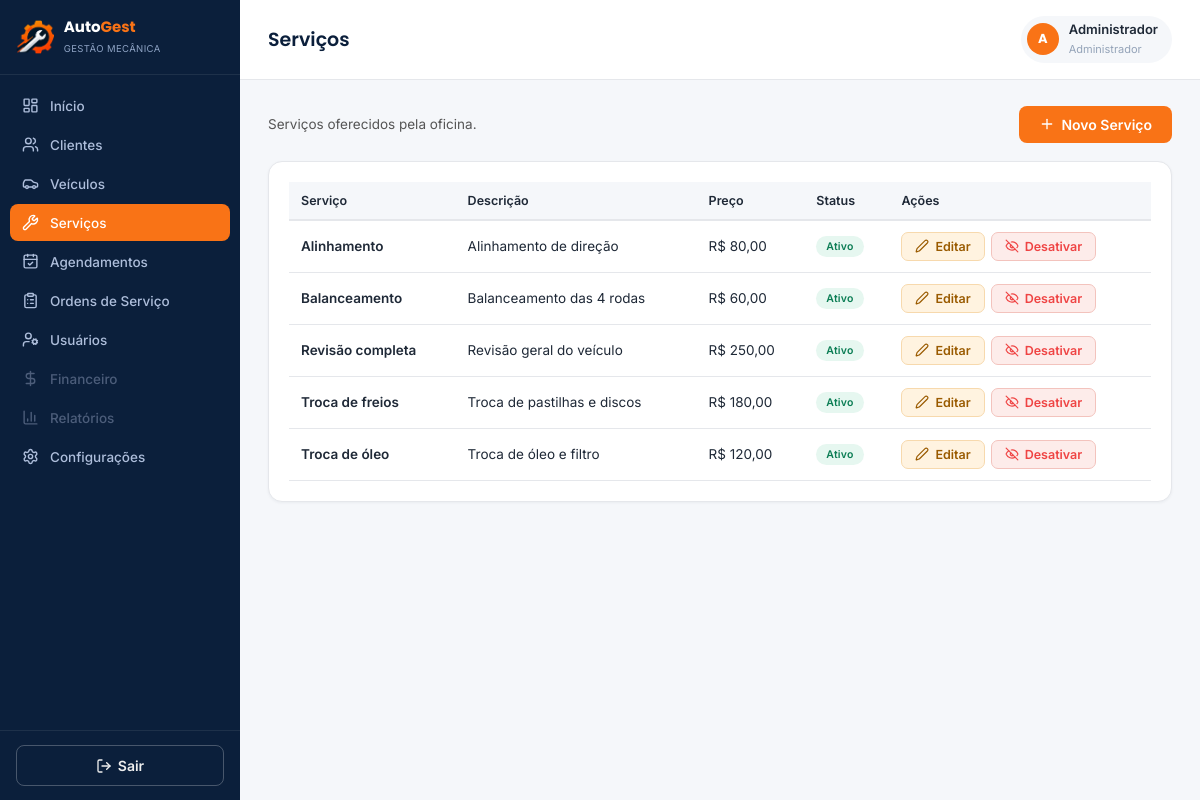
The app's page /servicos.php (signed in) with its own data.
### tables this page shows
CREATE TABLE servicos (
    id INTEGER PRIMARY KEY AUTOINCREMENT,
    nome VARCHAR(100) NOT NULL,
    descricao TEXT,
    preco DECIMAL(10,2) DEFAULT 0,
    ativo INTEGER NOT NULL DEFAULT 1,
    criado_em TIMESTAMP DEFAULT CURRENT_TIMESTAMP
);

### includes/repo.php (called while the page is built, shortened)
<?php
function listarServicos(bool $somenteAtivos = false): array
{
    $pdo = Database::getConnection();
    $sql = 'SELECT * FROM servicos';
    $sql .= ' ORDER BY nome ASC';
    return $pdo->query($sql)->fetchAll();
}

### servicos.php (the view, shortened to what this page needs)
<?php
require_once __DIR__ . '/includes/repo.php';
$servicos = listarServicos();
require __DIR__ . '/includes/header.php';
?>
<div class="toolbar">
    <p style="margin:0; color:#555; font-size:13.5px;">Serviços oferecidos pela oficina.</p>
    <a href="servico_form.php" class="btn btn-primary" style="width:auto; padding:10px 20px;"><i data-lucide="plus" class="icon"></i> Novo Serviço</a>
</div>
<div class="card">
    <?php if (empty($servicos)): ?>
        <div class="empty-state">Nenhum serviço cadastrado ainda.</div>
    <?php else: ?>
        <div style="overflow-x:auto;">
            <table class="data-table">
                <thead><tr><th>Serviço</th><th>Descrição</th><th>Preço</th><th>Status</th><th>Ações</th></tr></thead>
                <tbody>
                    <?php foreach ($servicos as $s): ?>
                        <tr>
                            <td><strong><?= htmlspecialchars($s['nome']) ?></strong></td>
                            <td><?= htmlspecialchars($s['descricao'] ?: '—') ?></td>
                            <td>R$ <?= number_format((float) $s['preco'], 2, ',', '.') ?></td>
                            <td>
                                <?php if ($s['ativo']): ?><span class="badge badge-ok">Ativo</span>
                                <?php else: ?><span class="badge" style="background:#fdecea; color:#EF4444;">Inativo</span><?php endif; ?>
                            </td>
                            <td>
                                <div class="actions-cell">
                                    <a href="servico_form.php?id=<?= $s['id'] ?>" class="btn btn-sm btn-yellow"><i data-lucide="edit-2" class="icon"></i> Editar</a>
                                    <form method="POST" action="servicos.php" style="display:inline;">
                                        <button type="submit" class="btn btn-sm <?= $s['ativo'] ? 'btn-red' : 'btn-green' ?>"><i data-lucide="<?= $s['ativo'] ? 'eye-off' : 'eye' ?>" class="icon"></i> <?= $s['ativo'] ? 'Desativar' : 'Ativar' ?></button>
                                    </form>
                                </div>
                            </td>
                        </tr>
                    <?php endforeach; ?>
                </tbody>
            </table>
        </div>
    <?php endif; ?>
</div>
<?php require __DIR__ . '/includes/footer.php'; ?>

### assets/css/style.css (style rules this page uses)
:root { --azul-escuro: #0B1F3B; --azul-principal: #1E3A8A; --laranja: #F97316; --laranja-claro: #FB923C; --cinza-escuro: #1F2937; --branco: #FFFFFF; --cinza-claro: #E5E7EB; --cinza-medio: #94A3B8; --verde-sucesso: #10B981; --vermelho-erro: #EF4444; --fundo-suave: #F5F7FA; --fonte-titulos: 'Poppins', sans-serif; --fonte-texto: 'Inter', sans-serif; }
* { box-sizing: border-box; }
body { margin: 0; font-family: var(--fonte-texto); font-weight: 400; background: var(--fundo-suave); color: var(--cinza-escuro); }
a { color: inherit; text-decoration: none; }
.btn { display: inline-flex; align-items: center; justify-content: center; gap: 6px; border: none; border-radius: 8px; padding: 11px 18px; font-size: 14px; font-weight: 600; font-family: var(--fonte-texto); cursor: pointer; text-align: center; transition: filter .12s, transform .05s; }
.btn svg, .btn .icon { width: 16px; height: 16px; flex-shrink: 0; }
.btn-primary { background: var(--laranja); color: var(--branco); width: 100%; }
.btn-sm { padding: 6px 13px; font-size: 12.5px; border-radius: 7px; }
.btn-sm svg, .btn-sm .icon { width: 14px; height: 14px; }
.btn-yellow { background: #fff3e0; color: #9a5b00; border: 1px solid #f7d9ad; }
.btn-red { background: #fdecea; color: var(--vermelho-erro); border: 1px solid #f3c3bd; }
.card { background: var(--branco); border-radius: 14px; padding: 20px; border: 1px solid var(--cinza-claro); box-shadow: 0 1px 3px rgba(11,31,59,0.05); }
.badge { display: inline-flex; align-items: center; gap: 4px; font-size: 10.5px; font-weight: 600; padding: 4px 10px; border-radius: 20px; letter-spacing: 0.2px; font-family: var(--fonte-texto); }
.badge-ok { background: #e6f7f0; color: #0b7d54; }
.toolbar { display: flex; justify-content: space-between; align-items: center; gap: 12px; flex-wrap: wrap; margin-bottom: 18px; }
.data-table { width: 100%; border-collapse: collapse; font-size: 13.5px; background: var(--branco); }
.data-table thead th { background: var(--fundo-suave); color: var(--cinza-escuro); text-align: left; padding: 11px 12px; font-weight: 600; font-size: 12.5px; border-bottom: 2px solid var(--cinza-claro); }
.data-table tbody td { padding: 11px 12px; border-bottom: 1px solid var(--cinza-claro); color: var(--cinza-escuro); }
.actions-cell { display: flex; gap: 6px; flex-wrap: wrap; }
.icon { width: 16px; height: 16px; vertical-align: -3px; stroke-width: 2; }

### records on screen
servicos: nome "Alinhamento", descricao "Alinhamento de direção", preco "80,00", ativo "Ativo"
servicos: nome "Balanceamento", descricao "Balanceamento das 4 rodas", preco "60,00", ativo "Ativo"
servicos: nome "Revisão completa", descricao "Revisão geral do veículo", preco "250,00", ativo "Ativo"
servicos: nome "Troca de freios", descricao "Troca de pastilhas e discos", preco "180,00", ativo "Ativo"
servicos: nome "Troca de óleo", descricao "Troca de óleo e filtro", preco "120,00", ativo "Ativo"

### other values on screen
$tituloPagina "Serviços"
$iniciais ?: '?' "A"
$_SESSION['user_nome'] "Administrador"
nomePerfil($perfilAtual) "Administrador"
